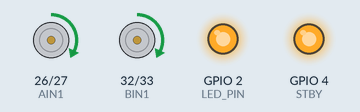
Simulated run of this sketch. Board: ESP32. Shown: motor-driver pin pairs drawn as motors (green arrow = first pin HIGH = forward, orange = second pin HIGH = backward, longer = more drive, scaled by the enable pin, stopped while the standby pin is LOW), output pins drawn as LEDs (lit = HIGH).

Above: at 1.0 s.
At 4.9 s:
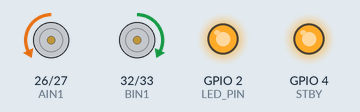
At 7.67 s:
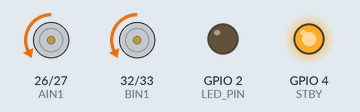
At 8.92 s:
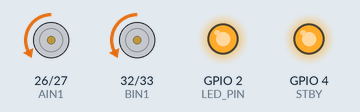
At 10.3 s:
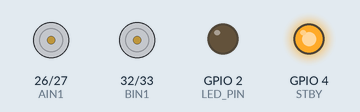
Timing chart, 0 to 14.7 s (numbered marks = the images above):
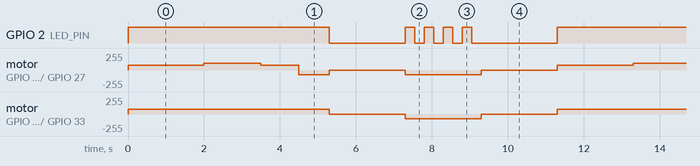

Measured:
- by itself, GPIO 2 (LED_PIN): repeats every 11.3 s: LOW 2.0 s, 3 × (HIGH 0.25 s, LOW 0.25 s), HIGH 0.25 s, LOW 2.3 s, HIGH 5.3 s
- by itself, motor on GPIO 32 (BIN1) / GPIO 33 (BIN2): repeats every 11.3 s: stopped 2.0 s, backward 70/255 2.0 s, stopped 2.0 s, forward 70/255 5.3 s
- by itself, motor on GPIO 26 (AIN1) / GPIO 27 (AIN2): repeats every 11.3 s: forward 100/255 1.5 s, forward 70/255 1.0 s, backward 70/255 0.80 s, stopped 2.0 s, backward 70/255 2.0 s, stopped 2.0 s, forward 70/255 2.0 s

The sketch:

Direction_test.ino
```cpp
// Motor A (left wheel)
const int PWMA = 25;
const int AIN1 = 26;
const int AIN2 = 27;

// Motor B (right wheel)
const int BIN1 = 32;
const int BIN2 = 33;
const int PWMB = 18;

// Driver standby (must be HIGH for the motors to run)
const int STBY = 4;

// Onboard LED (GPIO2 on most ESP32 dev boards)
const int LED_PIN = 2;

// PWM settings
const int PWM_FREQ = 5000;  // Hz
const int PWM_RES  = 8;     // 8-bit: 0-255

// Slow main speed (0-255). TT motors often stall below ~60-80.
// Raise in steps of 10 if the wheels just hum or twitch.
const int Main = 70;

// Extra speed added to the outer wheel on curves. The inner wheel stays at
// Main so it never drops below the stall speed.
const int CURVE_BOOST = 30;

// Per-wheel trim to correct drifting when driving "straight".
// If the robot pulls left, try TRIM_RIGHT = 5 (or the reverse).
const int TRIM_LEFT  = 0;
const int TRIM_RIGHT = 0;

void setup() {
  pinMode(AIN1, OUTPUT);
  pinMode(AIN2, OUTPUT);
  pinMode(BIN1, OUTPUT);
  pinMode(BIN2, OUTPUT);
  pinMode(STBY, OUTPUT);
  pinMode(LED_PIN, OUTPUT);

  ledcAttach(PWMA, PWM_FREQ, PWM_RES);
  ledcAttach(PWMB, PWM_FREQ, PWM_RES);

  digitalWrite(STBY, HIGH);  // enable the driver
}

// Signed speed: -255..255. Sign = direction, magnitude = PWM.
void setMotor(int pwmPin, int in1, int in2, int speed) {
  speed = constrain(speed, -255, 255);
  if (speed > 0) {
    digitalWrite(in1, HIGH); digitalWrite(in2, LOW);
  } else if (speed < 0) {
    digitalWrite(in1, LOW);  digitalWrite(in2, HIGH);
  } else {
    digitalWrite(in1, LOW);  digitalWrite(in2, LOW);
  }
  ledcWrite(pwmPin, abs(speed));
}

// Set each wheel independently. Positive = forward, negative = reverse.
// Assumes A = left wheel, B = right wheel (swap if yours is the other way).
void drive(int left, int right) {
  // Apply trim only to the wheel that's actually moving
  if (left  > 0) left  += TRIM_LEFT;   else if (left  < 0) left  -= TRIM_LEFT;
  if (right > 0) right += TRIM_RIGHT;  else if (right < 0) right -= TRIM_RIGHT;

  setMotor(PWMA, AIN1, AIN2, left);
  setMotor(PWMB, BIN1, BIN2, right);
}

// --- Movements ---
void forward()    { drive(Main, Main); }
void backward()   { drive(-Main, -Main); }

// Gentle curves: outer wheel faster, inner wheel at Main
void curveLeft()  { drive(Main, Main + CURVE_BOOST); }
void curveRight() { drive(Main + CURVE_BOOST, Main); }

// Sharp turns: one wheel stops, the other drives
void pivotLeft()  { drive(0, Main); }
void pivotRight() { drive(Main, 0); }

// Spin on the spot: wheels run in opposite directions
void spinLeft()   { drive(-Main, Main); }
void spinRight()  { drive(Main, -Main); }

void stopAll()    { drive(0, 0); }

void loop() {
  // LED solid on while moving, off while stopped
  digitalWrite(LED_PIN, HIGH);

  forward();     delay(2000);
  curveRight();  delay(1500);
  forward();     delay(1000);
  spinLeft();    delay(800);   // tune this delay for a 90 degree turn

  stopAll();
  digitalWrite(LED_PIN, LOW);
  delay(2000);

  // Reverse: LED blinks while motors run
  backward();
  for (int i = 0; i < 4; i++) {
    digitalWrite(LED_PIN, HIGH); delay(250);
    digitalWrite(LED_PIN, LOW);  delay(250);
  }

  stopAll();
  delay(2000);
}
```
